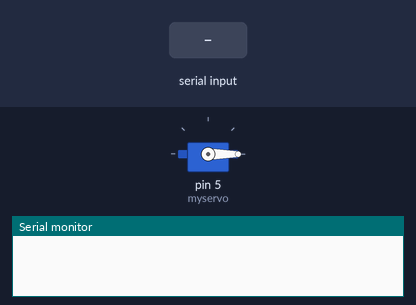
Recording of a sketch running on a simulated Arduino Uno, built with avr-gcc and run on an emulated ATmega328P. Parts: servo, the last lines printed to the serial monitor. Inputs (shaded band) come from the test bench.

Above: at 1.2 s.
1.3 s: "90,45\n" received over Serial
At 1.9 s:
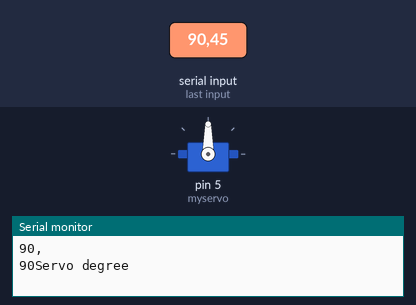
2.8 s: "30,150\n" received over Serial
At 3.1 s:
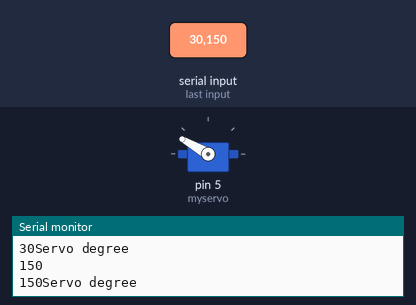
4.3 s: "200\n" received over Serial
At 5.4 s:
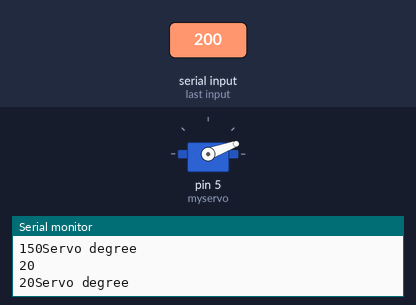
5.8 s: "5\n" received over Serial
At 6.5 s:
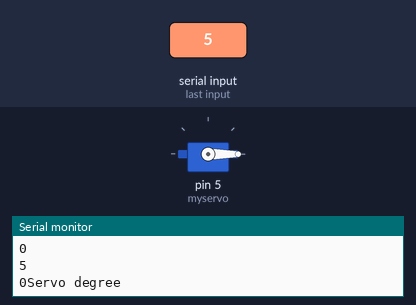
7.3 s: "90\n" received over Serial
At 7.7 s:
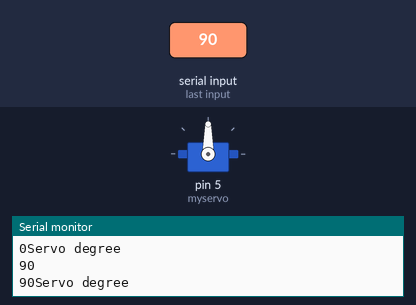
Timing chart, 0 to 9.8 s (numbered marks = the images above; inputs shaded):
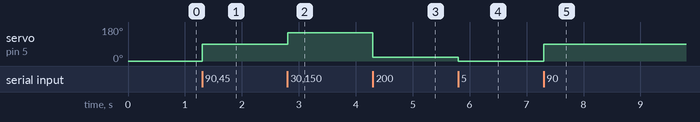

Measured:
- after the input at 1.3 s, servo on pin 5 (myservo): 0° → 90° at once
- after the input at 2.8 s, servo on pin 5 (myservo): 90° → 150° at once
- after the input at 4.3 s, servo on pin 5 (myservo): 150° → 20° at once
- after the input at 5.8 s, servo on pin 5 (myservo): 20° → 0° at once
- after the input at 7.3 s, servo on pin 5 (myservo): 0° → 90° at once

The sketch:

gauge.ino
```cpp
#include <Servo.h>
Servo myservo;
char servodata[3];

void setup() {

  //setting for serials, and data
  Serial.begin(115200);
  servodata[0] =  servodata[1] =  servodata[2] = 0;
  //setting for servo engine
  myservo.attach(5);
  myservo.write(0);

}

void loop() {

  while (Serial.available() > 3) {
    //FIRST 3 BYTE IS SERVO DATA
    servodata[0] = Serial.read();
    servodata[1] = Serial.read();
    servodata[2] = Serial.read();
    Serial.print(servodata[0]);
    Serial.print(servodata[1]);
    Serial.println(servodata[2]);

    //write on servo
    Serial.print(atoi(servodata)); Serial.println("Servo degree");
    myservo.write(atoi(servodata));

    servodata[0] =  servodata[1] =  servodata[2] = 0;

  }


}
```
